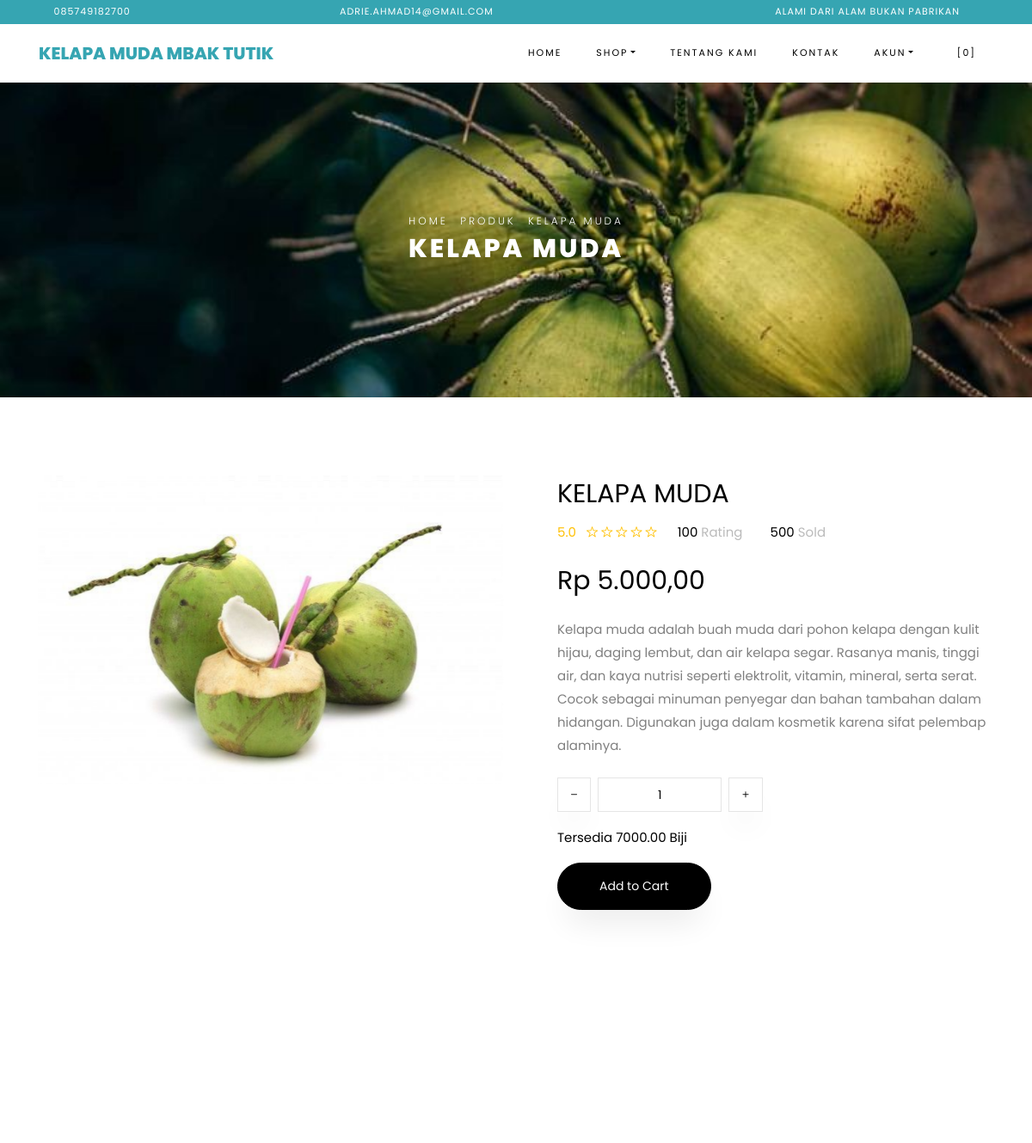
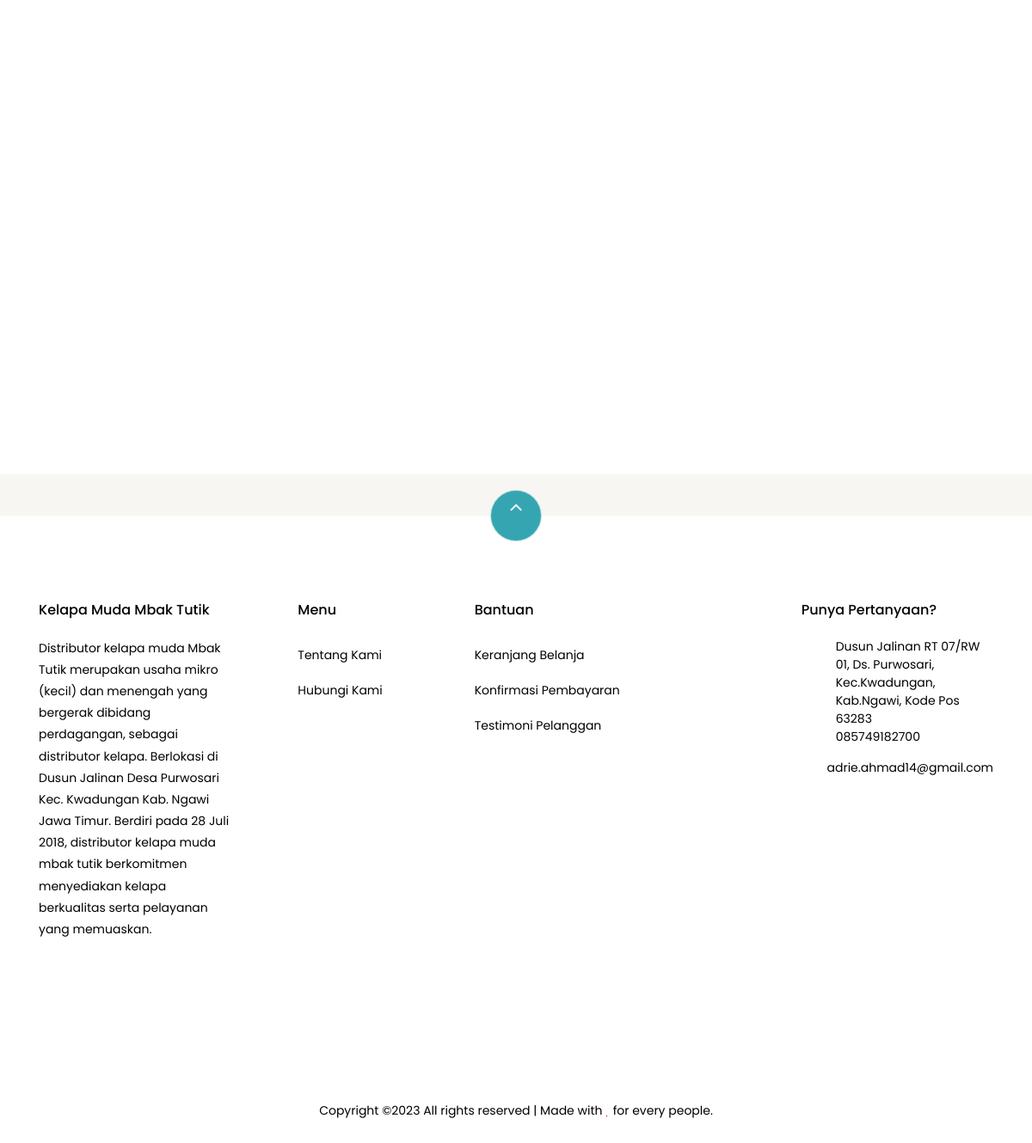
The page /index.php/shop/product/1/SB750372/ on the database its author committed (2 pictures, top to bottom).
### tables this page shows
CREATE TABLE `settings` (
  `id` int(10) NOT NULL,
  `key` varchar(32) NOT NULL,
  `content` varchar(600) NOT NULL
);

CREATE TABLE `products` (
  `id` bigint(20) NOT NULL,
  `category_id` int(10) DEFAULT NULL,
  `sku` varchar(32) DEFAULT NULL,
  `name` varchar(191) NOT NULL,
  `description` text DEFAULT NULL,
  `picture_name` varchar(191) DEFAULT NULL,
  `price` int(10) NOT NULL,
  `current_discount` decimal(8,2) DEFAULT 0.00,
  `stock` decimal(8,2) NOT NULL,
  `product_unit` varchar(32) DEFAULT NULL,
  `is_available` tinyint(1) DEFAULT 1,
  `add_date` datetime DEFAULT NULL
);

### application/views/themes/vegefoods/shop/view_single_product.php (the view, shortened to what the rows shown need)
<div class="hero-wrap hero-bread" style="background-image: url('<?php echo get_theme_uri('images/bg_1.png'); ?>');">
    <div class="container">
      <div class="row no-gutters slider-text align-items-center justify-content-center">
        <div class="col-md-9 ftco-animate text-center">
            <p class="breadcrumbs"><span class="mr-2"><?php echo anchor(base_url(), 'Home'); ?></span>
            <span class="mr-2"><?php echo anchor('browse', 'Produk'); ?></span>
            <span><?php echo $product->name; ?></span></p>
          <h1 class="mb-0 bread"><?php echo $product->name; ?></h1>
        </div>
      </div>
    </div>
  </div>
  <section class="ftco-section">
      <div class="container">
          <div class="row">
              <div class="col-lg-6 mb-5 ftco-animate">
                  <a href="<?php echo base_url('assets/uploads/products/'. $product->picture_name); ?>" class="image-popup"><img src="<?php echo base_url('assets/uploads/products/'. $product->picture_name); ?>" class="img-fluid" alt="<?php echo $product->name; ?>"></a>
              </div>
              <div class="col-lg-6 product-details pl-md-5 ftco-animate">
                  <h3><?php echo $product->name; ?></h3>
                  <div class="rating d-flex">
                          <p class="text-left mr-4">
                              <a href="#" class="mr-2">5.0</a>
                              <a href="#"><span class="ion-ios-star-outline"></span></a>
                              <a href="#"><span class="ion-ios-star-outline"></span></a>
                              <a href="#"><span class="ion-ios-star-outline"></span></a>
                              <a href="#"><span class="ion-ios-star-outline"></span></a>
                              <a href="#"><span class="ion-ios-star-outline"></span></a>
                          </p>
                          <p class="text-left mr-4">
                              <a href="#" class="mr-2" style="color: #000;">100 <span style="color: #bbb;">Rating</span></a>
                          </p>
                          <p class="text-left">
                              <a href="#" class="mr-2" style="color: #000;">500 <span style="color: #bbb;">Sold</span></a>
                          </p>
                      </div>
                  <p class="price">
                      <?php if ($product->current_discount > 0) : ?>
                        <span class="mr-2 price-dc"><strike><small>Rp <?php echo format_rupiah($product->price); ?></small></strike></span>
                        <span class="price-sale text-success">Rp <?php echo format_rupiah($product->price - $product->current_discount); ?></span>
                      <?php else : ?>
                      <span>Rp <?php echo format_rupiah($product->price); ?></span>
                      <?php endif; ?>
                    </p>
                  <p><?php echo $product->description; ?></p>
                      <div class="row mt-4">
                          <div class="input-group col-md-6 d-flex mb-3">
                   <span class="input-group-btn mr-2">
                      <button type="button" class="quantity-left-minus btn"  data-type="minus" data-field="">
                     <i class="ion-ios-remove"></i>
                      </button>
                      </span>
                   <input type="text" id="quantity" name="quantity" class="form-control input-number" value="1" min="1" max="100">
                   <span class="input-group-btn ml-2">
                      <button type="button" class="quantity-right-plus btn" data-type="plus" data-field="">
                       <i class="ion-ios-add"></i>
                   </button>
                   </span>
                </div>
                <div class="col-md-12">
                    <p style="color: #000;">Tersedia <?php echo $product->stock; ?> <?php echo $product->product_unit; ?></p>
                </div>
            </div>
            <p><a href="#" class="btn btn-black btn-sm py-3 px-5 add-cart cart-btn" data-sku="<?php echo $product->sku; ?>" data-name="<?php echo $product->name; ?>" data-price="<?php echo ($product->current_discount > 0) ? ($product->price - $product->current_discount) : $product->price; ?>" data-id="<?php echo $product->id; ?>">Add to Cart</a></p>
              </div>
          </div>
      </div>
  </section>
  <section class="ftco-section">
      <div class="container">
              <div class="row justify-content-center mb-3 pb-3">
      </div>
      </div>
      <div class="container">
          <div class="row">
          </div>
      </div>
  </section>

### application/views/themes/vegefoods/header.php (shortened to what the rows shown need)
?><!DOCTYPE html>
<html lang="en">
  <head>
    <link rel="stylesheet" href="<?php echo get_theme_uri('css/open-iconic-bootstrap.min.css'); ?>">
    <link rel="stylesheet" href="<?php echo get_theme_uri('css/animate.css'); ?>">
    <link rel="stylesheet" href="<?php echo get_theme_uri('css/owl.carousel.min.css'); ?>">
    <link rel="stylesheet" href="<?php echo get_theme_uri('css/owl.theme.default.min.css'); ?>">
    <link rel="stylesheet" href="<?php echo get_theme_uri('css/magnific-popup.css'); ?>">
    <link rel="stylesheet" href="<?php echo get_theme_uri('css/aos.css'); ?>">
	<link rel="stylesheet" href="<?php echo get_theme_uri('css/ionicons.min.css'); ?>">
	<link rel="stylesheet" href="<?php echo get_theme_uri('js/plugins/@fortawesome/fontawesome-free/css/all.min.css', 'argon'); ?>">
    <link rel="stylesheet" href="<?php echo get_theme_uri('css/bootstrap-datepicker.css'); ?>">
    <link rel="stylesheet" href="<?php echo get_theme_uri('css/jquery.timepicker.css'); ?>">
    <link rel="stylesheet" href="<?php echo get_theme_uri('css/flaticon.css'); ?>">
    <link rel="stylesheet" href="<?php echo get_theme_uri('css/icomoon.css'); ?>">
	<link rel="stylesheet" href="<?php echo get_theme_uri('css/style.css'); ?>">
	<link rel="stylesheet" href="<?php echo base_url('assets/plugins/toastr/toastr.min.css'); ?>">
  </head>
  <body class="goto-here">
		<div class="py-1 bg-primary">
    	<div class="container">
    		<div class="row no-gutters d-flex align-items-start align-items-center px-md-0">
	    		<div class="col-lg-12 d-block">
		    		<div class="row d-flex">
		    			<div class="col-md pr-4 d-flex topper align-items-center">
					    	<div class="icon mr-2 d-flex justify-content-center align-items-center"><span class="icon-phone2"></span></div>
						    <span class="text"><?php echo get_settings('store_phone_number'); ?></span>
					    </div>
					    <div class="col-md pr-4 d-flex topper align-items-center">
					    	<div class="icon mr-2 d-flex justify-content-center align-items-center"><span class="icon-paper-plane"></span></div>
						    <span class="text"><?php echo get_settings('store_email'); ?></span>
					    </div>
					    <div class="col-md-5 pr-4 d-flex topper align-items-center text-lg-right">
						    <span class="text"><?php echo get_settings('store_tagline'); ?></span>
					    </div>
				    </div>
			    </div>
		    </div>
		  </div>
    </div>
    <nav class="navbar navbar-expand-lg navbar-dark ftco_navbar bg-dark ftco-navbar-light" id="ftco-navbar">
	    <div class="container">
	      <a class="navbar-brand" href="<?php echo base_url(); ?>"><?php echo get_store_name(); ?></a>
	      <div class="collapse navbar-collapse" id="ftco-nav">
	        <ul class="navbar-nav ml-auto">
	          <li class="nav-item active"><a href="<?php echo base_url(); ?>" class="nav-link">Home</a></li>
	          <li class="nav-item dropdown">
              <a class="nav-link dropdown-toggle" href="#" id="dropdown04" data-toggle="dropdown" aria-haspopup="true" aria-expanded="false">Shop</a>
            </li>
	          <li class="nav-item"><a href="<?php echo site_url('pages/about'); ?>" class="nav-link">Tentang Kami</a></li>
              <li class="nav-item"><a href="<?php echo site_url('pages/contact'); ?>" class="nav-link">Kontak</a></li>
              <li class="nav-item dropdown">
              <a class="nav-link dropdown-toggle" href="#" id="dropdown05" data-toggle="dropdown" aria-haspopup="true" aria-expanded="false">Akun</a>
            </li>
	          <li class="nav-item cta cta-colored"><a href="<?php echo site_url('shop/cart'); ?>" class="nav-link"><span class="icon-shopping_cart"></span>[<span class="cart-item-total">0</span>]</a></li>
	        </ul>
	      </div>
	    </div>
	  </nav>

### application/views/themes/vegefoods/footer.php (shortened to what the rows shown need)
<section class="ftco-section ftco-no-pt ftco-no-pb py-5 bg-light">
    <div class="container py-4">
    </div>
  </section>
  <footer class="ftco-footer ftco-section">
    <div class="container">
        <div class="row">
            <div class="mouse">
                      <a href="#" class="mouse-icon">
                          <div class="mouse-wheel"><span class="ion-ios-arrow-up"></span></div>
                      </a>
                  </div>
        </div>
      <div class="row mb-5">
        <div class="col-md">
          <div class="ftco-footer-widget mb-4">
            <h2 class="ftco-heading-2"><?php echo get_store_name(); ?></h2>
            <p><?php echo get_settings('store_description'); ?></p>
            <ul class="ftco-footer-social list-unstyled float-md-left float-lft mt-5">
            </ul>
          </div>
        </div>
        <div class="col-md">
          <div class="ftco-footer-widget mb-4 ml-md-5">
            <h2 class="ftco-heading-2">Menu</h2>
            <ul class="list-unstyled">
              <li><a href="<?php echo site_url('pages/about'); ?>" class="py-2 d-block">Tentang Kami</a></li>
              <li><a href="<?php echo site_url('pages/contact'); ?>" class="py-2 d-block">Hubungi Kami</a></li>
            </ul>
          </div>
        </div>
        <div class="col-md-4">
           <div class="ftco-footer-widget mb-4">
            <h2 class="ftco-heading-2">Bantuan</h2>
            <div class="d-flex">
                <ul class="list-unstyled mr-l-5 pr-l-3 mr-4">
                  <li><a href="<?php echo site_url('shop/cart'); ?>" class="py-2 d-block">Keranjang Belanja</a></li>
                  <li><a href="<?php echo site_url('customer/payments/confirm'); ?>" class="py-2 d-block">Konfirmasi Pembayaran</a></li>
                  <li><a href="<?php echo site_url('shop/testimonial'); ?>" class="py-2 d-block">Testimoni Pelanggan</a></li>
                </ul>
              </div>
          </div>
        </div>
        <div class="col-md">
          <div class="ftco-footer-widget mb-4">
              <h2 class="ftco-heading-2">Punya Pertanyaan?</h2>
              <div class="block-23 mb-3">
                <ul>
                  <li><span class="icon icon-map-marker"></span><span class="text"><?php echo get_settings('store_address'); ?></span></li>
                  <li><a href="#"><span class="icon icon-phone"></span><span class="text"><?php echo get_settings('store_phone_number'); ?></span></a></li>
                  <li><a href="#"><span class="icon icon-envelope"></span><span class="text"><?php echo get_settings('store_email'); ?></span></a></li>
                </ul>
              </div>
          </div>
        </div>
      </div>
      <div class="row">
        <div class="col-md-12 text-center">
          <p>
                        Copyright &copy;<script>document.write(new Date().getFullYear());</script> All rights reserved | Made with <i class="icon-heart text-danger" aria-hidden="true"></i> for every people.
                      </p>
        </div>
      </div>
    </div>
  </footer>
</body>
</html>

### rows shown on the page
settings: content "085749182700"
settings: content "ADRIE.AHMAD14@GMAIL.COM", content "adrie.ahmad14@gmail.com"
settings: content "ALAMI DARI ALAM BUKAN PABRIKAN"
settings: content "KELAPA MUDA MBAK TUTIK", content "Kelapa Muda Mbak Tutik"
settings: content (picture)
products: name "KELAPA MUDA", picture_name (picture), price "5.000,00", description "Kelapa muda adalah buah muda dari pohon kelapa dengan kulit hijau, daging lembut, dan air kelapa segar. Rasanya manis, tinggi air, dan kaya nutrisi seperti elektrolit, vitamin, mineral, serta serat. Cocok sebagai minuman penyegar dan bahan tambahan dalam hidangan. Digunakan juga dalam kosmetik karena sifat pelembap alaminya.", stock "7000.00", product_unit "Biji"
settings: content "Distributor kelapa muda Mbak Tutik merupakan usaha mikro (kecil) dan menengah yang bergerak dibidang perdagangan, sebagai distributor kelapa. Berlokasi di Dusun Jalinan Desa Purwosari Kec. Kwadungan Kab. Ngawi Jawa Timur. Berdiri pada 28 Juli 2018, distributor kelapa muda mbak tutik berkomitmen menyediakan kelapa berkualitas serta pelayanan yang memuaskan."
settings: content "Dusun Jalinan RT 07/RW 01, Ds. Purwosari, Kec.Kwadungan, Kab.Ngawi, Kode Pos 63283"

### other values the page prints
anchor(base_url(), 'Home') "HOME"
anchor('browse', 'Produk') "PRODUK"
